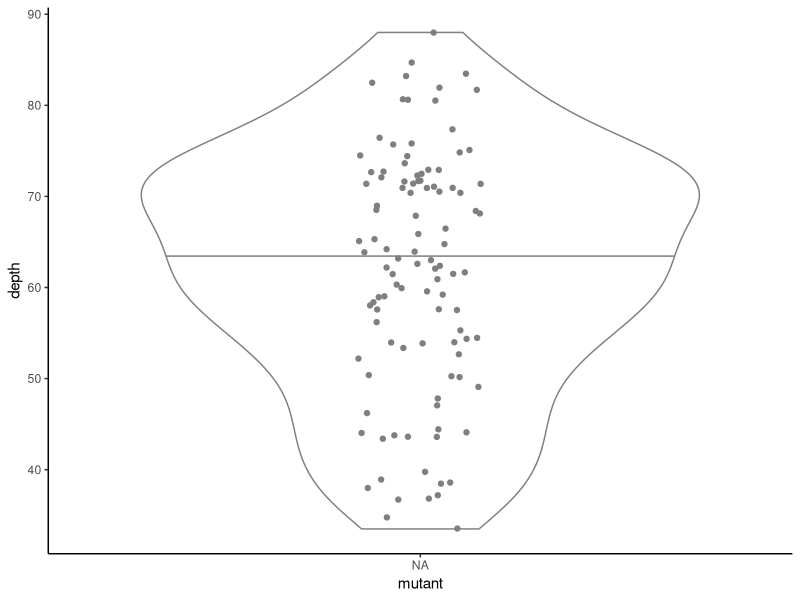
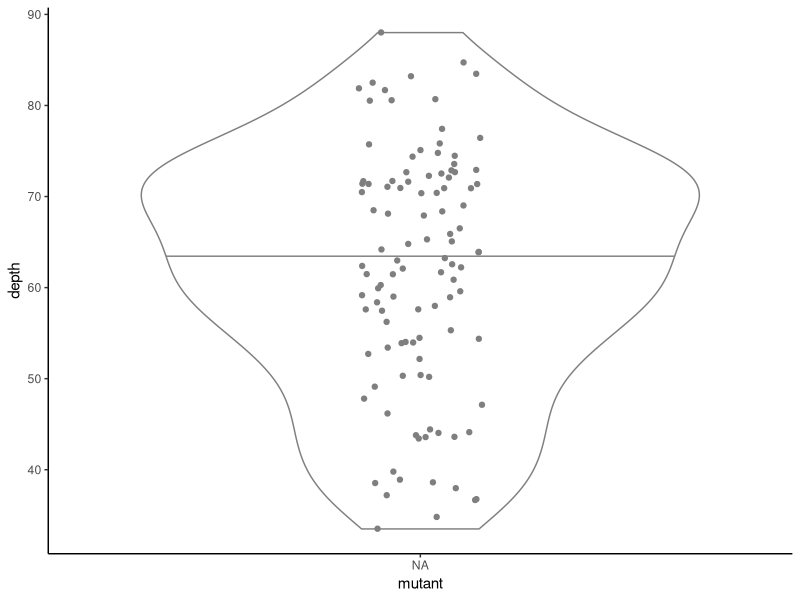

Source code (R) for these figures, in order: (Note: this script raises an error after producing the figures.)
## ---- chunk 1
knitr::opts_chunk$set(echo = TRUE, tidy = TRUE, cache = FALSE)
library(ggplot2)
## ---- chunk 2
# Load raw ROI measurements from ImageJ
results <- read.delim("results.txt")

# Replace label by filename
results$Label <- sapply(strsplit(results$Label, ":"), "[", 1)

# Load sample info and merge with results
samples <- read.delim("samples.csv", sep = ",")
results <- merge(results, samples, by = "Label", all.x = TRUE)

## ---- chunk 3
# Plot stocks together
ggplot(results, aes(Genotype, Length, color = Genotype)) + geom_violin(draw_quantiles = c("0.5"), show.legend = FALSE) + geom_jitter(width = 0.1, show.legend = FALSE) + labs(x = "mutant", y = "depth") + scale_color_manual(values=c("#009966", "#d55e00")) + theme_classic()
ggsave("depth_all.png")

# Plot stocks separately
ggplot(results, aes(Genotype, Length, color = Genotype)) + geom_violin(draw_quantiles = c("0.5"), show.legend = FALSE) + geom_jitter(alpha = 0.8, width = 0.1, show.legend = FALSE) + facet_wrap(~Sample) + labs(x = "mutant", y = "depth") + scale_color_manual(values=c("#009966", "#d55e00")) + theme_classic()
ggsave("depth_facet.png")


